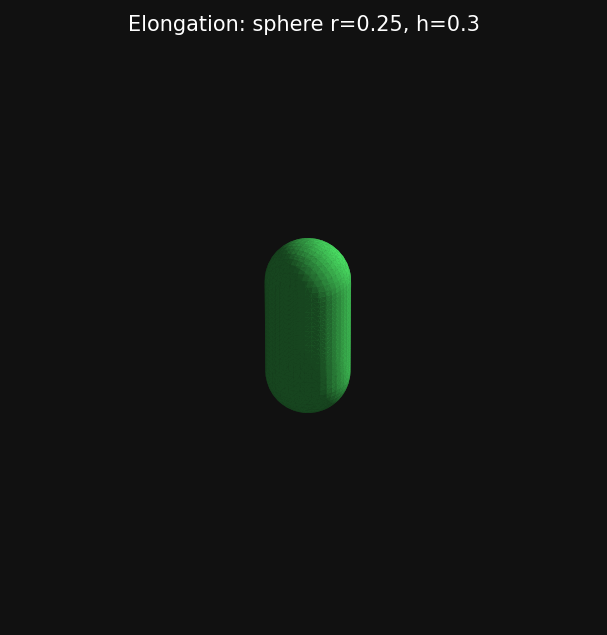

The script that saved this image:
"""Elongation: sphere stretched into a capsule.

Demonstrates: Sphere3D.elongate(), sample_levelset_3d
Output:       examples/elongation_example.png

Elongation formula:
    q = p - clamp(p, -h, h)      (collapse the middle band to the sphere)
    phi_elongated(p) = phi_sphere(q)

This preserves the SDF metric: the distance gradient magnitude stays 1
everywhere, making the result a true signed distance function.
"""
import os, sys
sys.path.insert(0, os.path.dirname(os.path.dirname(os.path.abspath(__file__))))

import numpy as np
from sdf3d import Sphere3D, sample_levelset_3d

_BOUNDS = ((-1.0, 1.0), (-1.0, 1.0), (-1.0, 1.0))
_RES    = (64, 64, 64)
_OUT    = os.path.join(os.path.dirname(__file__), "elongation_example.png")


def _render_png(phi, out_path, title=""):
    try:
        import matplotlib.pyplot as plt
        from mpl_toolkits.mplot3d.art3d import Poly3DCollection
        from skimage import measure
    except ImportError:
        print("  scikit-image / matplotlib not available — skipping PNG")
        return

    lo = _BOUNDS[0][0]
    spacing = (_BOUNDS[0][1] - lo) / phi.shape[0]
    if phi.min() >= 0 or phi.max() <= 0:
        print("  No zero crossing — cannot render isosurface.")
        return

    verts, faces, _, _ = measure.marching_cubes(phi, level=0, spacing=(spacing,) * 3)
    verts += lo

    tris  = verts[faces]
    norms = np.cross(tris[:, 1] - tris[:, 0], tris[:, 2] - tris[:, 0])
    nlen  = np.linalg.norm(norms, axis=1, keepdims=True)
    norms = norms / np.where(nlen > 0, nlen, 1.0)
    shade = 0.3 + 0.7 * np.clip(norms @ np.array([0.577, 0.577, 0.577]), 0, 1)
    fc    = np.column_stack([shade * 0.3, shade * 0.9, shade * 0.4, np.ones_like(shade)])

    fig = plt.figure(figsize=(5, 5), facecolor="#111")
    ax  = fig.add_subplot(111, projection="3d")
    ax.set_facecolor("#111"); ax.set_axis_off(); ax.set_box_aspect([1, 1, 1])
    ax.add_collection3d(Poly3DCollection(verts[faces], facecolors=fc, edgecolors="none"))
    hi = _BOUNDS[0][1]
    ax.set_xlim(lo, hi); ax.set_ylim(lo, hi); ax.set_zlim(lo, hi)
    ax.set_title(title, color="white", fontsize=10)
    plt.savefig(out_path, dpi=150, bbox_inches="tight", facecolor="#111")
    plt.close()
    print(f"  Saved: {out_path}")


def main():
    R = 0.25
    H = 0.30   # elongation half-length along X

    print("=" * 60)
    print(f"ELONGATION: sphere (r={R}) elongated along X by h={H}")
    print(f"  Result is a capsule spanning X in [{-(R+H):.2f}, {R+H:.2f}]")
    print("=" * 60)

    sphere    = Sphere3D(R)
    elongated = sphere.elongate(H, 0.0, 0.0)

    phi = sample_levelset_3d(elongated, _BOUNDS, _RES)

    print(f"\nSDF range : [{phi.min():.4f}, {phi.max():.4f}]")
    print(f"Inside (phi<0): {(phi < 0).any()}   Outside (phi>0): {(phi > 0).any()}")

    # --- spot checks ---
    # At origin: q=(0,0,0) -> sphere gives -R
    p0 = np.array([[[0.0, 0.0, 0.0]]])
    print(f"\nAt origin (expected ~ {-R:.2f}):    phi = {float(elongated.sdf(p0).flat[0]):.4f}")

    # At (H, 0, 0): q=(0,0,0) -> same as origin
    p1 = np.array([[[H, 0.0, 0.0]]])
    print(f"At (H, 0, 0) (expected ~ {-R:.2f}): phi = {float(elongated.sdf(p1).flat[0]):.4f}")

    # At (H+R, 0, 0): on the surface -> 0
    p2 = np.array([[[H + R, 0.0, 0.0]]])
    print(f"At (H+R, 0, 0) (expected ~  0.00): phi = {float(elongated.sdf(p2).flat[0]):.4f}")

    # At (H+R+0.1, 0, 0): just outside -> +0.1
    p3 = np.array([[[H + R + 0.1, 0.0, 0.0]]])
    print(f"At (H+R+0.1, 0, 0) (expected ~ +0.10): phi = {float(elongated.sdf(p3).flat[0]):.4f}")

    ok = phi.min() < -R * 0.8 and phi.max() > 0
    print("\n" + ("PASSED PASSED" if ok else "FAILED FAILED"))

    _render_png(phi, _OUT, f"Elongation: sphere r={R}, h={H}")


if __name__ == "__main__":
    main()
